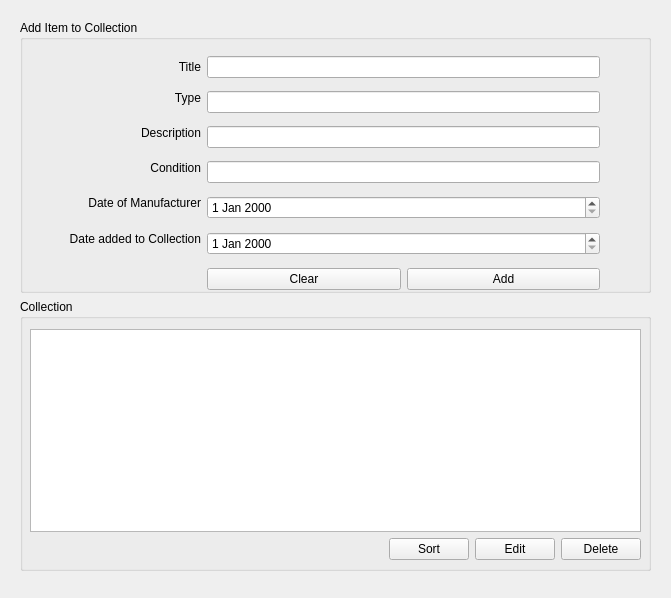
<?xml version="1.0" encoding="UTF-8"?>
<ui version="4.0">
 <class>MainWindow</class>
 <widget class="QMainWindow" name="MainWindow">
  <property name="geometry">
   <rect>
    <x>0</x>
    <y>0</y>
    <width>671</width>
    <height>598</height>
   </rect>
  </property>
  <property name="windowTitle">
   <string>Retro Collector</string>
  </property>
  <widget class="QWidget" name="centralwidget">
   <widget class="QWidget" name="verticalLayoutWidget">
    <property name="geometry">
     <rect>
      <x>10</x>
      <y>10</y>
      <width>651</width>
      <height>571</height>
     </rect>
    </property>
    <layout class="QVBoxLayout" name="verticalLayout">
     <property name="leftMargin">
      <number>10</number>
     </property>
     <property name="topMargin">
      <number>10</number>
     </property>
     <property name="rightMargin">
      <number>10</number>
     </property>
     <property name="bottomMargin">
      <number>10</number>
     </property>
     <item>
      <widget class="QGroupBox" name="groupBox">
       <property name="title">
        <string>Add Item to Collection</string>
       </property>
       <widget class="QWidget" name="gridLayoutWidget">
        <property name="geometry">
         <rect>
          <x>49</x>
          <y>29</y>
          <width>531</width>
          <height>251</height>
         </rect>
        </property>
        <layout class="QGridLayout" name="gridLayout">
         <item row="0" column="0">
          <widget class="QLabel" name="label_7">
           <property name="text">
            <string>Title</string>
           </property>
           <property name="alignment">
            <set>Qt::AlignRight|Qt::AlignTrailing|Qt::AlignVCenter</set>
           </property>
          </widget>
         </item>
         <item row="1" column="0">
          <widget class="QLabel" name="label_2">
           <property name="text">
            <string>Type</string>
           </property>
           <property name="alignment">
            <set>Qt::AlignRight|Qt::AlignTop|Qt::AlignTrailing</set>
           </property>
          </widget>
         </item>
         <item row="5" column="1">
          <widget class="QDateEdit" name="cal_added"/>
         </item>
         <item row="2" column="0">
          <widget class="QLabel" name="label_3">
           <property name="text">
            <string>Description</string>
           </property>
           <property name="alignment">
            <set>Qt::AlignRight|Qt::AlignTop|Qt::AlignTrailing</set>
           </property>
          </widget>
         </item>
         <item row="6" column="1">
          <layout class="QHBoxLayout" name="horizontalLayout_3">
           <item>
            <widget class="QPushButton" name="btn_clear">
             <property name="text">
              <string>Clear</string>
             </property>
            </widget>
           </item>
           <item>
            <widget class="QPushButton" name="btn_add">
             <property name="text">
              <string>Add</string>
             </property>
            </widget>
           </item>
          </layout>
         </item>
         <item row="5" column="0">
          <widget class="QLabel" name="label_6">
           <property name="text">
            <string>Date added to Collection</string>
           </property>
           <property name="alignment">
            <set>Qt::AlignRight|Qt::AlignTop|Qt::AlignTrailing</set>
           </property>
          </widget>
         </item>
         <item row="4" column="1">
          <widget class="QDateEdit" name="cal_dom"/>
         </item>
         <item row="1" column="1">
          <widget class="QLineEdit" name="txt_type"/>
         </item>
         <item row="0" column="1">
          <widget class="QLineEdit" name="txt_title"/>
         </item>
         <item row="2" column="1">
          <widget class="QLineEdit" name="txt_description"/>
         </item>
         <item row="3" column="1">
          <widget class="QLineEdit" name="txt_condition"/>
         </item>
         <item row="4" column="0">
          <widget class="QLabel" name="label_5">
           <property name="text">
            <string>Date of Manufacturer</string>
           </property>
           <property name="alignment">
            <set>Qt::AlignRight|Qt::AlignTop|Qt::AlignTrailing</set>
           </property>
          </widget>
         </item>
         <item row="3" column="0">
          <widget class="QLabel" name="label_4">
           <property name="text">
            <string>Condition</string>
           </property>
           <property name="alignment">
            <set>Qt::AlignRight|Qt::AlignTop|Qt::AlignTrailing</set>
           </property>
          </widget>
         </item>
        </layout>
       </widget>
      </widget>
     </item>
     <item>
      <widget class="QGroupBox" name="groupBox_2">
       <property name="title">
        <string>Collection</string>
       </property>
       <widget class="QWidget" name="verticalLayoutWidget_2">
        <property name="geometry">
         <rect>
          <x>10</x>
          <y>30</y>
          <width>611</width>
          <height>231</height>
         </rect>
        </property>
        <layout class="QVBoxLayout" name="verticalLayout_3">
         <item>
          <widget class="QTableWidget" name="tbl_items">
           <property name="selectionMode">
            <enum>QAbstractItemView::SingleSelection</enum>
           </property>
           <property name="selectionBehavior">
            <enum>QAbstractItemView::SelectRows</enum>
           </property>
          </widget>
         </item>
         <item>
          <layout class="QHBoxLayout" name="horizontalLayout_5">
           <item>
            <spacer name="horizontalSpacer">
             <property name="orientation">
              <enum>Qt::Horizontal</enum>
             </property>
             <property name="sizeHint" stdset="0">
              <size>
               <width>40</width>
               <height>20</height>
              </size>
             </property>
            </spacer>
           </item>
           <item>
            <widget class="QPushButton" name="btn_sort">
             <property name="text">
              <string>Sort</string>
             </property>
            </widget>
           </item>
           <item>
            <widget class="QPushButton" name="btn_edit">
             <property name="text">
              <string>Edit</string>
             </property>
            </widget>
           </item>
           <item>
            <widget class="QPushButton" name="btn_delete">
             <property name="sizePolicy">
              <sizepolicy hsizetype="Fixed" vsizetype="Fixed">
               <horstretch>0</horstretch>
               <verstretch>0</verstretch>
              </sizepolicy>
             </property>
             <property name="text">
              <string>Delete</string>
             </property>
            </widget>
           </item>
          </layout>
         </item>
        </layout>
       </widget>
      </widget>
     </item>
    </layout>
   </widget>
  </widget>
 </widget>
 <tabstops>
  <tabstop>txt_type</tabstop>
  <tabstop>txt_description</tabstop>
  <tabstop>txt_condition</tabstop>
  <tabstop>cal_dom</tabstop>
  <tabstop>cal_added</tabstop>
  <tabstop>btn_clear</tabstop>
  <tabstop>btn_add</tabstop>
  <tabstop>tbl_items</tabstop>
  <tabstop>btn_delete</tabstop>
 </tabstops>
 <resources/>
 <connections/>
</ui>
